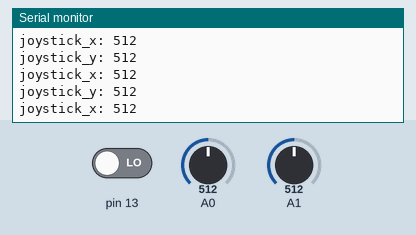
Simulated run of this sketch. Board: Arduino Uno, built with avr-gcc and run on an emulated ATmega328P. Parts: the last lines printed to the serial monitor. The test bench sets the inputs (shaded band); at power-on: A0 = 512, A1 = 512, pin 13 LOW. No radio packets arrive unless stated.

Above: at 1.2 s.
1.3 s: A0 set to 108
At 1.9 s:
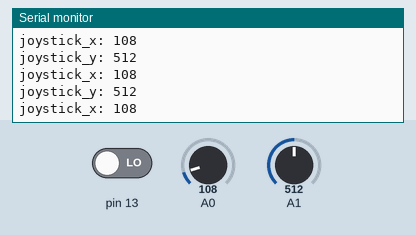
4.3 s: A0 set to 90
At 5.0 s:
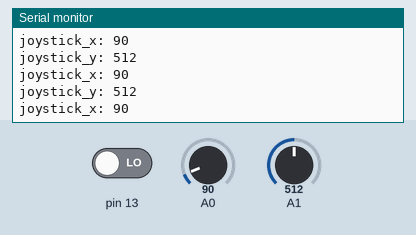
7.3 s: A1 set to 886
At 8.3 s:
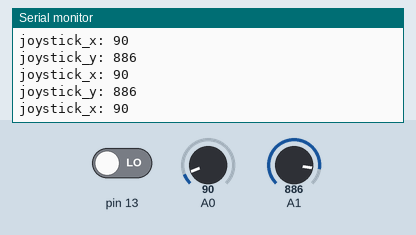
10.3 s: A1 set to 917
At 10.6 s:
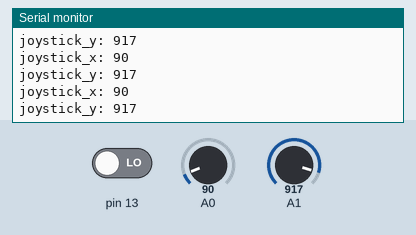
16.3 s: A1 set to 986
At 16.32 s:
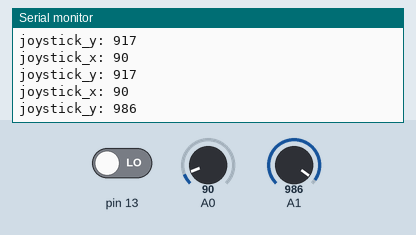
19.3 s: A1 set to 1008
At 19.36 s:
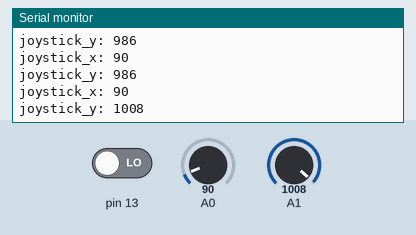
Timing chart, 0 to 21.8 s (numbered marks = the images above; inputs shaded):
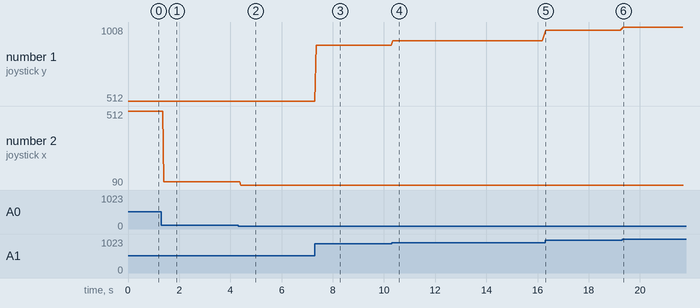

Measured:
- the behaviour switches between 900 and 901 on A1 (found by bisection; images 3 and 4)
- after the input at 1.3 s, the serial monitor: prints a new line after 0.10 s (image 1)
- after the input at 4.3 s, the serial monitor: prints a new line after 0.10 s (image 2)
- after the input at 7.3 s, the serial monitor: prints a new line after 0.05 s (image 3)
- after the input at 10.3 s, the serial monitor: prints a new line after 0.05 s (image 4)
- after the input at 16.3 s, the serial monitor: prints a new line at once (image 5)
- after the input at 19.3 s, the serial monitor: prints a new line after 0.06 s (image 6)
- plotted number 1: 512 → 886 after the input at 7.3 s, 886 → 917 after the input at 10.3 s, 917 → 986 after the input at 16.3 s, 986 → 1008 after the input at 19.3 s

The sketch:

transmitter.ino
```cpp
// ask_receiver.pde
// -*- mode: C++ -*-
// Simple example of how to use RadioHead to receive messages
// with a simple ASK transmitter in a very simple way.
// Implements a simplex (one-way) receiver with an Rx-B1 module

#include <RH_ASK.h>
#include <SPI.h> // Not actualy used but needed to compile

RH_ASK driver;

void setup()
{
    pinMode(13, INPUT);
    Serial.begin(9600);	// Debugging only
    if (!driver.init())
         Serial.println("init failed");
}

void loop()
{
   int joystick_y = analogRead(1);
   int joystick_x = analogRead(0);

   Serial.print("joystick_y: ");
   Serial.println(joystick_y);
   Serial.print("joystick_x: ");
   Serial.println(joystick_x);

   const char *forward = "f";
   const char *freeze = "s";
   const char *back = "b";
   const char *right = "r";
   const char *left = "l";
   if(digitalRead(13) == HIGH || joystick_y > 900)
    {
      driver.send((uint8_t *)forward, strlen(forward));
      driver.waitPacketSent();
    }
   if(joystick_y < 100)
    {
      driver.send((uint8_t *)back, strlen(back));
      driver.waitPacketSent();
    }

    if(joystick_x > 900)
    {
      driver.send((uint8_t *)right, strlen(right));
      driver.waitPacketSent();
    }

    if(joystick_x < 100)
    {
      driver.send((uint8_t *)left, strlen(left));
      driver.waitPacketSent();
    }
   /*
   else
   {
    driver.send((uint8_t *)freeze, strlen(freeze));
    driver.waitPacketSent();
   }
  */
}
```
